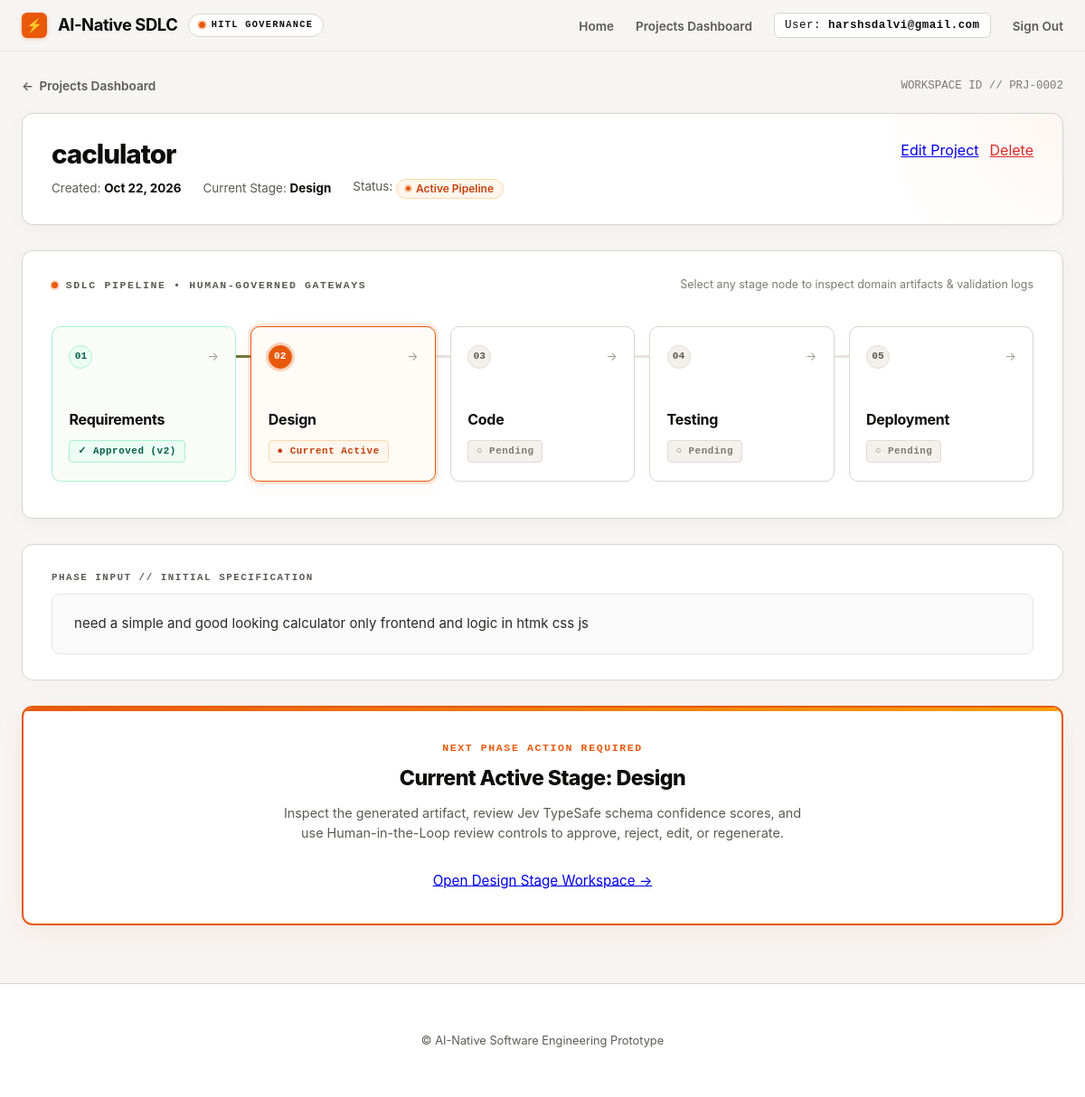
/projects/2/ (signed in), run on the app's committed database.
### projects/models.py (models this page shows, shortened)
class Project(models.Model):
    STAGE_CHOICES = [
        ('REQUIREMENTS', 'Requirements'),
        ('DESIGN', 'Design'),
        ('CODE', 'Code'),
        ('TESTING', 'Testing'),
        ('DEPLOYMENT', 'Deployment'),
        ('COMPLETED', 'Completed'),
    ]
    STATUS_CHOICES = [
        ('ACTIVE', 'Active'),
        ('COMPLETED', 'Completed'),
        ('ARCHIVED', 'Archived'),
    ]
    owner = models.ForeignKey(User, on_delete=models.CASCADE, related_name='projects')
    name = models.CharField(max_length=255)
    description = models.TextField()
    current_stage = models.CharField(max_length=20, choices=STAGE_CHOICES, default='REQUIREMENTS')
    status = models.CharField(max_length=20, choices=STATUS_CHOICES, default='ACTIVE')
    created_at = models.DateTimeField(auto_now_add=True)
    updated_at = models.DateTimeField(auto_now=True)
    class Meta:
        ordering = ['-updated_at']

### workflow/models.py (models this page shows, shortened)
class Artifact(models.Model):
    SOURCE_CHOICES = [
        ('AI', 'AI Generated'),
        ('HUMAN', 'Human Edited'),
    ]
    project = models.ForeignKey(Project, on_delete=models.CASCADE, related_name='artifacts')
    stage = models.CharField(max_length=20, choices=Project.STAGE_CHOICES)
    version = models.PositiveIntegerField(default=1)
    content = models.TextField()
    created_by = models.ForeignKey(User, on_delete=models.SET_NULL, null=True, blank=True, related_name='created_artifacts')
    source_type = models.CharField(max_length=10, choices=SOURCE_CHOICES, default='AI')
    is_approved = models.BooleanField(default=False)
    created_at = models.DateTimeField(auto_now_add=True)
    validation_meta = models.JSONField(null=True, blank=True)
    class Meta:
        unique_together = ('project', 'stage', 'version')
        ordering = ['-version']

### projects/views.py (the view, shortened to what this page needs)
# urls.py: path('<int:pk>/', views.project_detail_view, name='project_detail'),
@login_required
def project_detail_view(request, pk):
    project = get_object_or_404(Project, pk=pk, owner=request.user)
    stages = [s[0] for s in Project.STAGE_CHOICES]
    current_index = stages.index(project.current_stage) if project.current_stage in stages else 0
    completion_summary = None
    sdlc_stages = ['REQUIREMENTS', 'DESIGN', 'CODE', 'TESTING', 'DEPLOYMENT']
    stage_display_names = dict(Project.STAGE_CHOICES)
    pipeline_info = []
    for s in sdlc_stages:
        approved_art = project.artifacts.filter(stage=s, is_approved=True).order_by('-version').first()
        has_any_art = project.artifacts.filter(stage=s).exists()
        pipeline_info.append({
            'stage': s,
            'name': stage_display_names.get(s, s),
            'is_approved': approved_art is not None,
            'approved_version': approved_art.version if approved_art else None,
            'is_current': (project.current_stage == s and project.status != 'COMPLETED'),
            'has_artifacts': has_any_art,
        })
    context = {
        'project': project,
        'stages': stages,
        'current_index': current_index,
        'completion_summary': completion_summary,
        'pipeline_info': pipeline_info,
    }
    return render(request, 'projects/project_detail.html', context)

### projects/templates/projects/project_detail.html (shortened to what this page needs)
{% extends "base.html" %}
{% block content %}
<div class="project-top-nav">
    <a href="{% url 'dashboard' %}" class="back-link">
        <span>&larr;</span>
        <span>Projects Dashboard</span>
    </a>
    <div style="font-size: 0.78rem; font-family: ui-monospace, SFMono-Regular, Menlo, Monaco, Consolas, monospace; color: #7D7975;">
        WORKSPACE ID // PRJ-{{ project.pk|stringformat:"04d" }}
    </div>
</div>
<div class="detail-header-card">
    <div>
        <h1 class="project-title-large">{{ project.name }}</h1>
        <div class="project-meta-row">
            <span>Created: <strong>{{ project.created_at|date:"M d, Y" }}</strong></span>
            <span>Current Stage: <strong>{{ project.get_current_stage_display }}</strong></span>
            <span>Status:
                {% if project.status == 'COMPLETED' %}
                    <span class="badge badge-approved">✓ Completed</span>
                {% else %}
                    <span class="badge" style="background:#FFF7ED; color:#C2410C; border:1px solid #FED7AA;">
                        <span class="signal-dot" style="width:5px; height:5px;"></span> Active Pipeline
                    </span>
                {% endif %}
            </span>
        </div>
    </div>
    <div style="display: flex; gap: 0.75rem; align-items: center;">
        <a href="{% url 'project_update' project.pk %}" class="btn-secondary">Edit Project</a>
        <a href="{% url 'project_delete' project.pk %}" class="btn-secondary" style="color:#DC2626; border-color:#FECACA;">Delete</a>
    </div>
</div>
<div class="pipeline-section">
    <div class="pipeline-header">
        <div class="pipeline-header-title">
            <span class="signal-dot"></span>
            <span>SDLC Pipeline &bull; Human-Governed Gateways</span>
        </div>
        <span style="font-size: 0.78rem; color: #7D7975;">Select any stage node to inspect domain artifacts &amp; validation logs</span>
    </div>
    <div class="pipeline-track-wrapper">
        <div class="pipeline-nodes-grid">
            {% for node in pipeline_info %}
                <a href="{% url 'stage_detail' project.pk node.stage %}"
                   class="pipeline-node {% if node.is_approved %}node-approved{% elif node.is_current %}node-current{% endif %}">
                    <div class="node-top-strip">
                        <span class="node-idx-badge">0{{ forloop.counter }}</span>
                        <span class="node-arrow-hint">&rarr;</span>
                    </div>
                    <div>
                        <div class="node-stage-title">{{ node.name }}</div>
                        {% if node.is_approved %}
                            <span class="node-status-chip chip-approved">✓ Approved (v{{ node.approved_version }})</span>
                        {% elif node.is_current %}
                            <span class="node-status-chip chip-current">● Current Active</span>
                        {% else %}
                            <span class="node-status-chip chip-pending">○ Pending</span>
                        {% endif %}
                    </div>
                </a>
            {% endfor %}
        </div>
    </div>
</div>
<div class="section-card">
    <div class="section-tag">
        <span>PHASE INPUT // INITIAL SPECIFICATION</span>
    </div>
    <div class="problem-statement-text">{{ project.description }}</div>
</div>
{% if completion_summary %}
<div class="completion-card">
    <div class="completion-card-header">
        <div>
            <div style="font-family: ui-monospace, SFMono-Regular, Menlo, Monaco, Consolas, monospace; font-size: 0.72rem; font-weight: 700; color: #059669; letter-spacing: 0.12em; text-transform: uppercase; margin-bottom: 0.35rem;">
                ✓ ALL GATES FORMALLY SIGNED OFF
            </div>
            <h2 style="margin: 0; color: #065F46; font-size: 1.5rem; letter-spacing: -0.025em;">
                SDLC Lifecycle Completed
            </h2>
            <p style="margin: 0.35rem 0 0 0; color: #047857; font-size: 0.88rem;">
                All 5 stages (Requirements, Design, Code, Testing, Deployment) have been autonomously synthesized, verified with type-safety schema guarantees, and validated by human oversight.
            </p>
        </div>
        <span class="badge badge-approved" style="font-size: 0.88rem; padding: 0.45rem 0.95rem;">
            Status: COMPLETED
        </span>
    </div>
    <div style="overflow-x: auto;">
        <table class="completion-table">
            <thead>
                <tr>
                    <th>Lifecycle Stage</th>
                    <th>Approved Version</th>
                    <th>Approval Timestamp</th>
                    <th>Jev TypeSafe Verification</th>
                    <th style="text-align: right;">Workspace</th>
                </tr>
            </thead>
            <tbody>
                {% for item in completion_summary.artifacts %}
                <tr>
                    <td style="font-weight: 700;">
                        {{ item.stage_name }}
                    </td>
                    <td>
                        {% if item.artifact %}
                            <span class="badge" style="background:#F0ECE8; color:#0D0D0C; border:1px solid #D8D4D0; font-family:ui-monospace, monospace;">v{{ item.artifact.version }}</span>
                        {% else %}
                            <span style="color:#9D9996;">None</span>
                        {% endif %}
                    </td>
                    <td style="color:#5C5956;">
                        {{ item.artifact.created_at|date:"M d, Y H:i"|default:"-" }}
                    </td>
                    <td>
                        {% if item.artifact.validation_meta %}
                            <span style="color:#059669; font-weight:600; display:inline-flex; align-items:center; gap:0.35rem;">
                                ✓ Verified (Confidence: {{ item.artifact.validation_meta.confidence|default:"N/A" }})
                            </span>
                        {% else %}
                            <span style="color:#5C5956;">Human Sovereign Verified</span>
                        {% endif %}
                    </td>
                    <td style="text-align: right;">
                        {% if item.artifact %}
                            <a href="{% url 'stage_detail' project.pk item.stage %}" class="btn-secondary" style="padding: 0.3rem 0.75rem; font-size: 0.78rem;">
                                Inspect Artifact &rarr;
                            </a>
                        {% endif %}
                    </td>
                </tr>
                {% endfor %}
            </tbody>
        </table>
    </div>
    <div class="safety-note-box">
        <strong>Academic Prototype Safety Invariant:</strong> In strict accordance with prototype safety governance, no code was automatically executed on the host, and no external infrastructure was altered. Deployment plans and verification manifests are finalized for human DevOps review.
    </div>
</div>
{% else %}
<div class="active-stage-card">
    <div style="font-family: ui-monospace, SFMono-Regular, Menlo, Monaco, Consolas, monospace; font-size: 0.72rem; font-weight: 700; color: #E8590C; letter-spacing: 0.14em; text-transform: uppercase; margin-bottom: 0.5rem;">
        NEXT PHASE ACTION REQUIRED
    </div>
    <h3 style="margin: 0 0 0.6rem 0; font-size: 1.45rem; color: #0D0D0C; font-weight: 800; letter-spacing: -0.025em;">
        Current Active Stage: {{ project.get_current_stage_display }}
    </h3>
    <p style="color: #5C5956; font-size: 0.9rem; max-width: 580px; margin: 0 auto 1.75rem auto; line-height: 1.55;">
        Inspect the generated artifact, review Jev TypeSafe schema confidence scores, and use Human-in-the-Loop review controls to approve, reject, edit, or regenerate.
    </p>
    {% if project.current_stage != 'COMPLETED' %}
        <a href="{% url 'stage_detail' project.pk project.current_stage %}" class="btn-primary" style="font-size: 0.95rem; padding: 0.8rem 1.85rem;">
            <span>Open {{ project.get_current_stage_display }} Stage Workspace</span>
            <span>&rarr;</span>
        </a>
    {% endif %}
</div>
{% endif %}
{% endblock %}

### templates/base.html (shortened to what this page needs)
<!DOCTYPE html>
<html lang="en">
<head>
</head>
<body class="{% block body_class %}{% endblock %}">
    {% block header %}
    <header class="{% block header_class %}{% endblock %}">
        <nav>
            <a href="/" class="brand-box">
                <span class="brand-icon-box">⚡</span>
                <span class="logo">AI-Native SDLC</span>
                <span class="seminar-pill"><span class="signal-dot"></span> HITL Governance</span>
            </a>
            <ul class="nav-links">
                <li><a href="/">Home</a></li>
                <li><a href="/projects/">Projects Dashboard</a></li>
                {% if user.is_authenticated %}
                    <li class="nav-user">User: <strong>{{ user.username }}</strong></li>
                    <li>
                        <form method="post" action="{% url 'logout' %}" style="display:inline;">
                            <button type="submit" class="nav-btn">Sign Out</button>
                        </form>
                    </li>
                {% else %}
                    <li><a href="{% url 'login' %}">Login</a></li>
                    <li><a href="{% url 'register' %}">Register</a></li>
                {% endif %}
            </ul>
        </nav>
    </header>
    {% endblock header %}
    <main class="{% block main_class %}container{% endblock %}">
        {% block content %}
        {% endblock content %}
    </main>
    {% block footer %}
    <footer>
        <p>&copy; AI-Native Software Engineering Prototype</p>
    </footer>
    {% endblock footer %}
</body>
</html>

### data on the page
Project: pk "0002", name "caclulator", created_at "Oct 22, 2026", current_stage "Design", description "need a simple and good looking calculator only frontend and logic in htmk css js"
Artifact: name "Requirements", approved_version "2"

### other printed values
{{ user.username }} "harshsdalvi@gmail.com"
{{ node.name }} "Design" "Code" "Testing" "Deployment"
